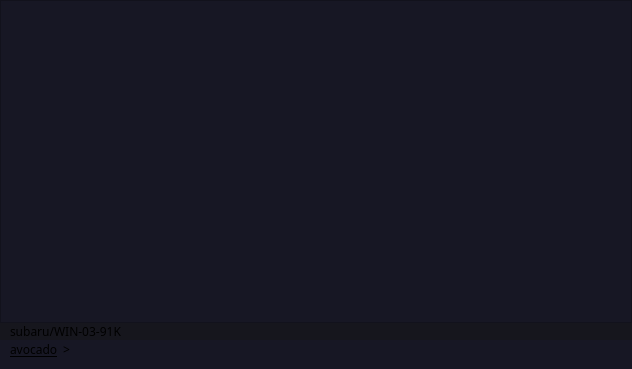
<?xml version="1.0" encoding="UTF-8"?>
<ui version="4.0">
 <class>Active_Session</class>
 <widget class="QWidget" name="Active_Session">
  <property name="geometry">
   <rect>
    <x>0</x>
    <y>0</y>
    <width>632</width>
    <height>369</height>
   </rect>
  </property>
  <property name="font">
   <font>
    <family>Monaco</family>
   </font>
  </property>
  <property name="windowTitle">
   <string>Form</string>
  </property>
  <property name="styleSheet">
   <string notr="true">background-color:#171724</string>
  </property>
  <layout class="QGridLayout" name="gridLayout">
   <property name="leftMargin">
    <number>0</number>
   </property>
   <property name="topMargin">
    <number>0</number>
   </property>
   <property name="rightMargin">
    <number>0</number>
   </property>
   <property name="bottomMargin">
    <number>0</number>
   </property>
   <property name="spacing">
    <number>0</number>
   </property>
   <item row="1" column="0">
    <layout class="QVBoxLayout" name="verticalLayout">
     <property name="spacing">
      <number>0</number>
     </property>
     <property name="leftMargin">
      <number>0</number>
     </property>
     <property name="bottomMargin">
      <number>10</number>
     </property>
     <item>
      <widget class="QFrame" name="frame">
       <property name="sizePolicy">
        <sizepolicy hsizetype="Preferred" vsizetype="Maximum">
         <horstretch>0</horstretch>
         <verstretch>0</verstretch>
        </sizepolicy>
       </property>
       <property name="styleSheet">
        <string notr="true">background-color:#16161D</string>
       </property>
       <property name="frameShape">
        <enum>QFrame::NoFrame</enum>
       </property>
       <property name="lineWidth">
        <number>9</number>
       </property>
       <layout class="QHBoxLayout" name="horizontalLayout_2">
        <property name="spacing">
         <number>0</number>
        </property>
        <property name="sizeConstraint">
         <enum>QLayout::SetNoConstraint</enum>
        </property>
        <property name="leftMargin">
         <number>0</number>
        </property>
        <property name="topMargin">
         <number>0</number>
        </property>
        <property name="rightMargin">
         <number>0</number>
        </property>
        <property name="bottomMargin">
         <number>0</number>
        </property>
        <item>
         <widget class="QLabel" name="machineName">
          <property name="font">
           <font>
            <family>Monaco</family>
           </font>
          </property>
          <property name="frameShape">
           <enum>QFrame::NoFrame</enum>
          </property>
          <property name="text">
           <string>subaru/WIN-03-91K</string>
          </property>
          <property name="margin">
           <number>0</number>
          </property>
          <property name="indent">
           <number>10</number>
          </property>
         </widget>
        </item>
       </layout>
      </widget>
     </item>
     <item>
      <layout class="QHBoxLayout" name="horizontalLayout">
       <property name="spacing">
        <number>5</number>
       </property>
       <property name="sizeConstraint">
        <enum>QLayout::SetDefaultConstraint</enum>
       </property>
       <property name="leftMargin">
        <number>10</number>
       </property>
       <property name="rightMargin">
        <number>0</number>
       </property>
       <item>
        <widget class="QLabel" name="label_2">
         <property name="font">
          <font>
           <family>Monaco</family>
           <underline>true</underline>
          </font>
         </property>
         <property name="text">
          <string>avocado</string>
         </property>
        </widget>
       </item>
       <item>
        <widget class="QLabel" name="label_3">
         <property name="font">
          <font>
           <family>Monaco</family>
           <underline>false</underline>
          </font>
         </property>
         <property name="text">
          <string>&gt;</string>
         </property>
        </widget>
       </item>
       <item>
        <widget class="QLineEdit" name="terminalInput">
         <property name="sizePolicy">
          <sizepolicy hsizetype="Expanding" vsizetype="Fixed">
           <horstretch>0</horstretch>
           <verstretch>0</verstretch>
          </sizepolicy>
         </property>
         <property name="font">
          <font>
           <family>Monaco</family>
          </font>
         </property>
         <property name="autoFillBackground">
          <bool>false</bool>
         </property>
         <property name="frame">
          <bool>false</bool>
         </property>
        </widget>
       </item>
      </layout>
     </item>
    </layout>
   </item>
   <item row="0" column="0">
    <widget class="QPlainTextEdit" name="terminalOutput">
     <property name="font">
      <font>
       <family>Monaco</family>
      </font>
     </property>
     <property name="frameShadow">
      <enum>QFrame::Sunken</enum>
     </property>
     <property name="backgroundVisible">
      <bool>false</bool>
     </property>
    </widget>
   </item>
  </layout>
 </widget>
 <resources/>
 <connections/>
</ui>
